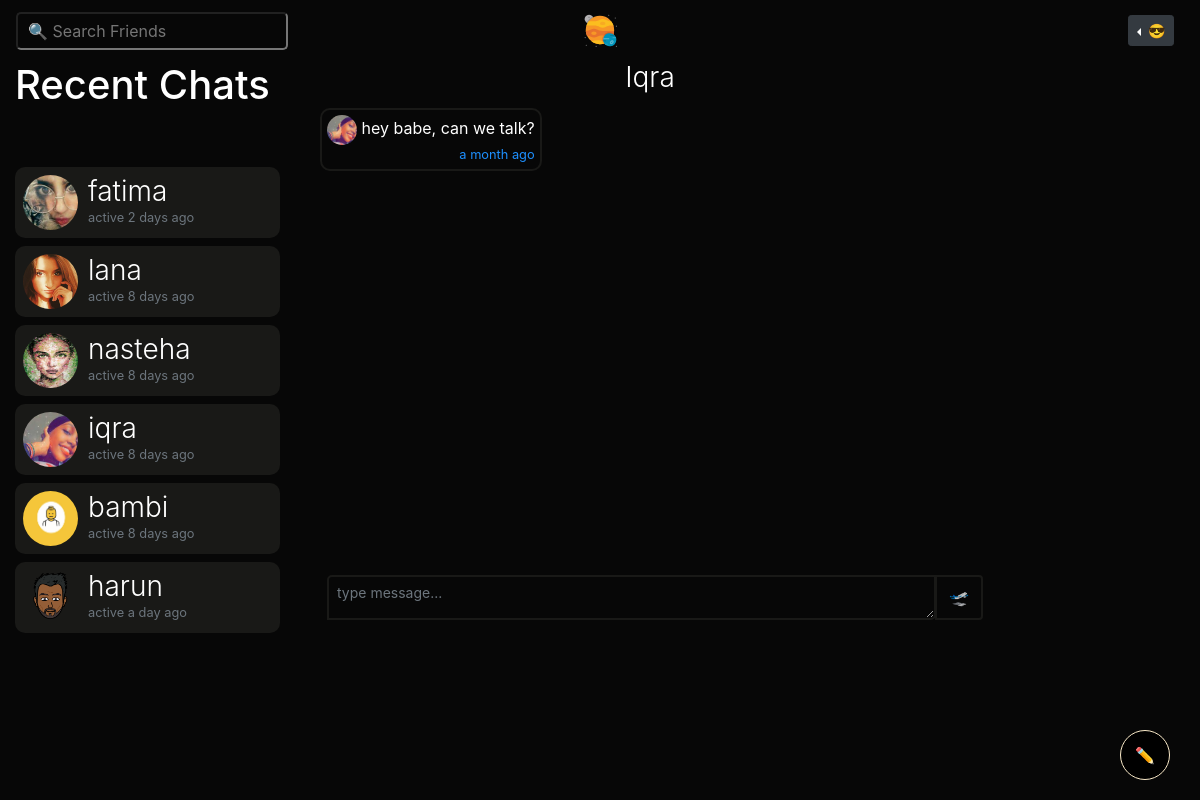
Page /m/iqra (signed in) on the earlier database version.
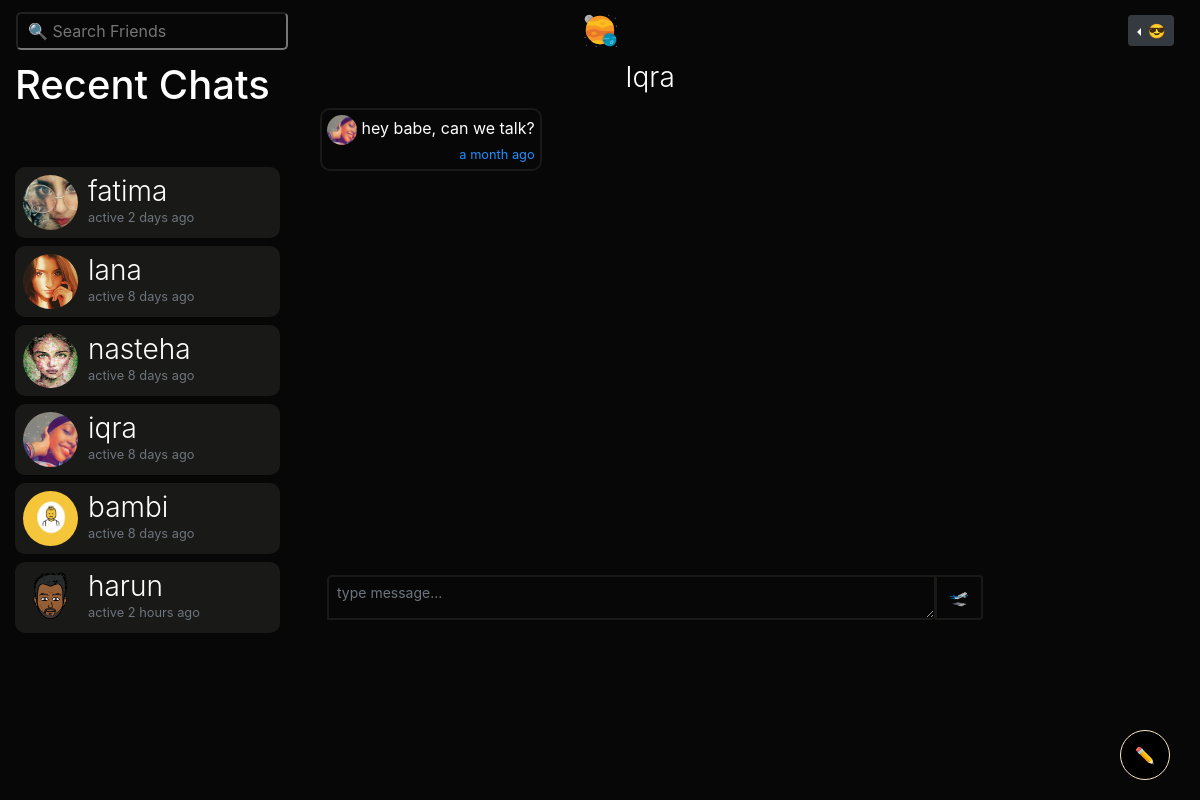
Same page on the later database version.
### bambiv3/models.py (models this page shows, shortened)
class User(db.Model, UserMixin):
	id = db.Column(db.Integer, primary_key=True)
	username = db.Column(db.String(20), unique=True, nullable=False)
	email = db.Column(db.String(120), unique=True, nullable=False)
	image_file = db.Column(db.String(20), nullable=False, default='default.jpg')
	password = db.Column(db.String(60), nullable=False)
	last_seen = db.Column(db.DateTime, default=datetime.utcnow)
	date_joined = db.Column(db.DateTime, nullable=False, default=datetime.utcnow)
	department = db.Column(db.String(20), nullable=False)
	student_number = db.Column(db.Integer(), unique=True, nullable=False)
	age = db.Column(db.DateTime, nullable=False)
	gender = db.Column(db.String(20), nullable=False)
	country = db.Column(db.String(20), nullable=False)
	hobby = db.Column(db.String(20), nullable=False)
	bio = db.Column(db.String(120), nullable=True)
	private = db.Column(db.Boolean, default=False, nullable=False)
	single = db.Column(db.Boolean, default=False, nullable=False)
	snapchat = db.Column(db.String(20),default=False, nullable=False)
	instagram = db.Column(db.String(20),default=False, nullable=False)
	posts = db.relationship('Post', backref='author', lazy=True)
	products = db.relationship('Product', backref='author', lazy=True)
	comments = db.relationship("Comment", backref="author", lazy="dynamic", cascade="all, delete-orphan")
	followed = db.relationship(
		'User', secondary=followers,
		primaryjoin=(followers.c.follower_id == id),
		secondaryjoin=(followers.c.followed_id == id),
		backref=db.backref('followers', lazy='dynamic'), lazy='dynamic')
	messages_sent = db.relationship('Message',
									foreign_keys='Message.sender_id',
									backref='author', lazy='dynamic')
	messages_received = db.relationship('Message',
										foreign_keys='Message.recipient_id',
										backref='recipient', lazy='dynamic')
	last_message_read_time = db.Column(db.DateTime)
	def new_messages(self):
		last_read_time = self.last_message_read_time or datetime(1900, 1, 1)
		return Message.query.filter_by(recipient=self).filter(
			Message.timestamp > last_read_time).count()

### bambiv3/routes.py (the view)
@app.route('/m/<recipient>', methods=['GET', 'POST'])
@login_required
def message(recipient):
	recipient = recipient.lower()
	user = User.query.filter_by(username=recipient).first_or_404()
	current_user.last_message_read_time = datetime.utcnow()
	db.session.commit()
	form = MessageForm()
	if form.validate_on_submit():
		msg = m(author=current_user, recipient=user, body=form.message.data)
		db.session.add(msg)
		db.session.commit()
		flash('Your message has been sent.', 'success')
		return redirect(url_for('message', recipient=recipient))
	sent = current_user.messages_sent.filter_by(recipient_id=user.id)
	received = current_user.messages_received.filter_by(sender_id=user.id)
	messages = sent.union(received).order_by(m.timestamp.asc())
	received_all = current_user.messages_received.order_by(m.timestamp.desc())
	recent_chats = list()
	for message in received_all:
		recent_chats.append(message.author)
	recent_chats = list(dict.fromkeys(recent_chats))
	return render_template('send_message.html', recipient=recipient, title="Chat with " + recipient.title() , user=user, form=form, messages=messages, received_all=received_all, recent_chats=recent_chats)

### bambiv3/forms.py
class MessageForm(FlaskForm):
    message = TextAreaField((''), validators=[DataRequired()]) #Length(min=0, max=140)
    submit = SubmitField('🛫')

### bambiv3/models.py (called while the page is built)
@login_manager.user_loader
def load_user(user_id):
	return User.query.get(int(user_id))

### bambiv3/routes.py (called while the page is built)
@app.before_request
def before_request():
	if current_user.is_authenticated:
		current_user.last_seen = datetime.utcnow()
		db.session.commit()

### bambiv3/templates/send_message.html (shortened to what this page needs)
{% extends "layout.html" %}
{% block content %}
<div class="container-fluid">
  <div class="row">
    <div class="col-lg-3 d-none d-lg-block position-fixed">
       <h1>
        Recent Chats
         {% set new_messages = current_user.new_messages() %}<span id="message_count" class="badge badge-warning"style="visibility: {% if new_messages %}visible{% else %}hidden {% endif %};">{{ new_messages }}</span></a>
      </h1>
      <div style="overflow:auto;height:500px;padding-right:5px;">
      {% for person in recent_chats %}
      <a href="{{ url_for('message',recipient=person.username) }}" style="text-decoration:none;">
      <header class="mb-2">
        <img src="{{ url_for('static', filename='profile_pics/' + person.image_file) }}" alt="default profile" class="profile-thumbnail">
        <div class="profile-name">
          <h3>{{person.username}}</h3>
          <small class="text-muted">active {{ moment(person.last_seen).fromNow() }}</small>
        </div>
      </header>
      </a>
      {% endfor %}
    </div>
</div>
    <div class="col-lg-7 offset-lg-3">
      <h3 style="text-align:center"><a href="{{url_for('user_posts', username=recipient)}}" style="color:#fff;">{{user.username.title()}}
           </a></h3>
           <div style="overflow:auto;height:460px;padding:5px;">
      {% for message in messages %}
          <p class="mb-2"
          style="
          {% if message.author == current_user%}
            text-align:left;padding:5px;border-radius:10px;display:inline-block;float:right;clear:both;max-width:75%;background:#191917;
          {%else%}
            text-align:left;padding:5px;border-radius:10px;display:inline-block;max-width:75%;border:2px solid #191917;
          {% endif %}">
          {% if message.author != current_user %}
          <img src="{{ url_for('static', filename='profile_pics/' + message.author.image_file) }}" alt="profile pic" title="{{message.author.username.lower()}}" style="width:30px;height:30px;border-radius:50%">
          {% endif %}
          {{message.body | safe | urlize(40, target='_blank')}}
          <br>
          <small style="display:inline-block;float:right;">{{ moment(message.timestamp).fromNow() }}</small>
        </p>
        <br>
        {% endfor %}
        </div>
      <div class="post" style="background:none;padding:2px;">
        <div id="inner">
         <form method="POST" action="" enctype="multipart/form-data">
            <div class="input-group mt-2">
                  {% if form.message.errors %}
                    {{ form.message(placeholder="message...", class="form-control form-control-sm is-invalid") }}
                    <div class="invalid-feedback">
                        {% for error in form.message.errors %}
                          <span>{{ error }}</span>
                        {% endfor %}
                    </div>
                  {% else %}
                    {{ form.message(placeholder="type message...", class="form-control form-control-sm subtle", rows="2", style="border:2px solid #191917;height:45px;border-radius:5px 0px;") }}
                  {% endif %}
              <div class="input-group-append">
                {{ form.submit(class="btn", style="margin-top:2px;border:2px solid #191917;") }}
              </div>
            </div>
        </form>
      </div>
  </div>
</div>
{% endblock content %}

Differences in the rows shown:
changed User "harun": last_seen "a day ago" → "2 hours ago"
